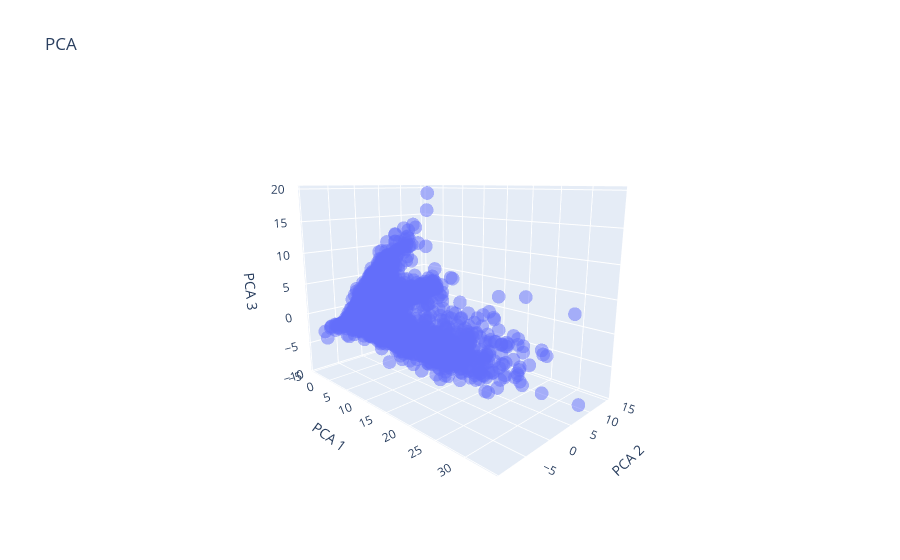

Notebook cell for this chart:
### Code cell
df_umap = pd.DataFrame({
    "PCA 1": X_pca[:, 0],
    "PCA 2": X_pca[:, 1],
    "PCA 3": X_pca[:, 2]
})

fig = px.scatter_3d(
    df_umap,
    x="PCA 1",
    y="PCA 2",
    z="PCA 3",
    opacity=0.5,
    title="PCA"
)

fig.update_layout(
    scene=dict(
        xaxis_title="PCA 1",
        yaxis_title="PCA 2",
        zaxis_title="PCA 3",
        camera=dict(
            eye=dict(x=1.5, y=-1.5, z=0.5)  # roughly similar to elev=10, azim=-45
        )
    )
)

fig.show()

### Figure 1 — Plotly figure (JSON) as saved in the notebook; plotly's stock layout.template omitted (floating-point values rounded to 4 significant figures; data arrays with more than 128 entries replaced by an {"elided": "..."} marker saying what was removed)
{"data": [{"hovertemplate": "PCA 1=%{x}<br>PCA 2=%{y}<br>PCA 3=%{z}<extra></extra>", "legendgroup": "", "marker": {"color": "#636efa", "opacity": 0.5, "symbol": "circle"}, "mode": "markers", "name": "", "scene": "scene", "showlegend": false, "type": "scatter3d", "x": {"elided": "12408 float values"}, "y": {"elided": "12408 float values"}, "z": {"elided": "12408 float values"}}], "layout": {"legend": {"tracegroupgap": 0}, "scene": {"camera": {"eye": {"x": 1.5, "y": -1.5, "z": 0.5}}, "domain": {"x": [0, 1], "y": [0, 1]}, "xaxis": {"title": {"text": "PCA 1"}}, "yaxis": {"title": {"text": "PCA 2"}}, "zaxis": {"title": {"text": "PCA 3"}}}, "title": {"text": "PCA"}}}
